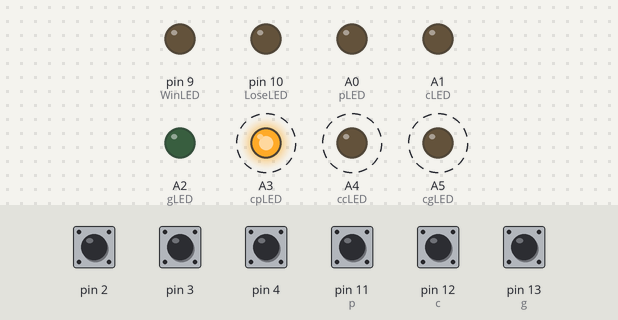
The sketch below on a simulated Arduino Uno, built with avr-gcc and run on an emulated ATmega328P. On the bench: output pins drawn as LEDs (lit = HIGH). Dashed ring = blinking. The test bench sets the inputs (shaded band); at power-on: pin 2–4, pin 11 (p), pin 12 (c), pin 13 (g) HIGH. Random numbers use the default seed unless the sketch sets one; the audio player accepts every command and is not drawn.

Above: at 1.2 s.
1.3 s: pin 11 (p) pulled LOW for 0.15 s
At 3.1 s:
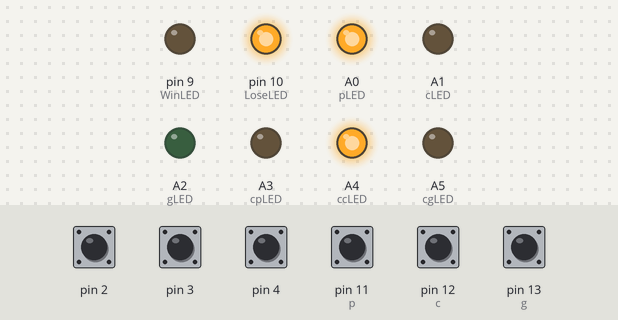
3.8 s: pin 2 pulled LOW for 0.15 s
6.9 s: pin 13 (g) pulled LOW for 0.15 s
At 9.4 s:
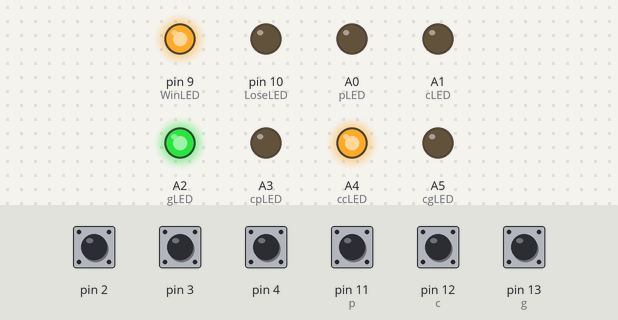
13.4 s: pin 12 (c) pulled LOW for 0.15 s
At 15.3 s:
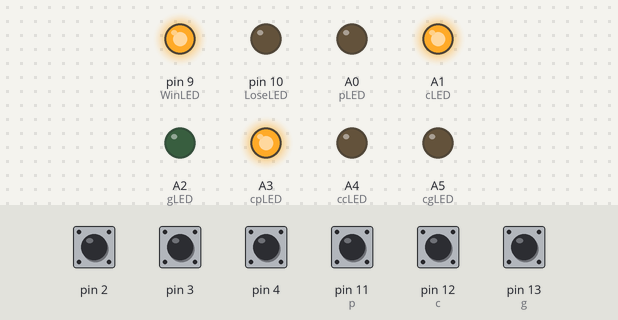
16.0 s: pin 2 driven LOW and pin 11 (p) driven LOW
At 28.5 s:
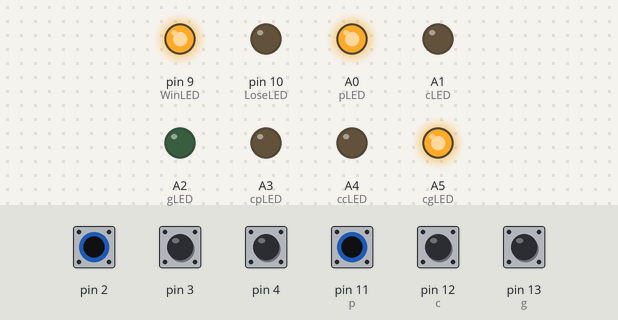
Timing chart, 0 to 28.8 s (numbered marks = the images above; inputs shaded):
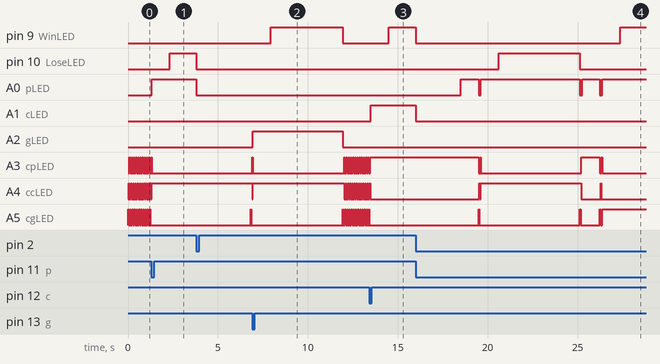

Measured:
- after the input at 1.3 s, pin 10 (LoseLED): LOW → HIGH after 1.0 s; A0 (pLED): LOW → HIGH at once
- after the input at 6.9 s, pin 9 (WinLED): LOW → HIGH after 1.0 s, → LOW 4.0 s later; A2 (gLED): LOW → HIGH at once, → LOW 5.0 s later
- after the input at 13.4 s, pin 9 (WinLED): LOW → HIGH after 1.1 s; A1 (cLED): LOW → HIGH after 0.10 s
- after the input at 16.0 s, pin 10 (LoseLED): LOW → HIGH after 4.6 s, → LOW 4.5 s later; A0 (pLED): goes HIGH 1.0 s, LOW 0.12 s, HIGH 5.5 s, LOW 0.12 s, HIGH 1.0 s, LOW 0.12 s, then HIGH, starting after 2.5 s

The sketch:

janken.ino
```cpp
//ユーザー側宣言
int g = 13; //グースイッチピン宣言
int c = 12; //チョキスイッチピン宣言
int p = 11; //パースイッチピン宣言
int gLED =A2; //グーLEDピン宣言
int cLED =A1; //チョキEDピン宣言
int pLED =A0; //パーLEDピン宣言

//CPU側宣言
int cgLED=A5; //コンピューターグーLEDピン宣言
int ccLED=A4; //コンピューターチョキLEDピン宣言
int cpLED=A3; //コンピューターパーLEDピン宣言

//システム宣言
#include "SoftwareSerial.h" //シリアル通信
#include "DFPlayer_Mini_Mp3.h" //DFPlayer用ライブラリ
int credit=1,wait,chages,playmusic=1;
int WinLED=9; //勝利判定LEDピン宣言
int LoseLED=10; //敗北判定LEDピン宣言

void setup() {
 pinMode(g,INPUT_PULLUP);
 pinMode(c,INPUT_PULLUP);
 pinMode(p,INPUT_PULLUP);
 pinMode(gLED,OUTPUT);
 pinMode(cLED,OUTPUT);
 pinMode(pLED,OUTPUT);
 pinMode(cgLED,OUTPUT);
 pinMode(ccLED,OUTPUT);
 pinMode(cpLED,OUTPUT);
 pinMode(WinLED,OUTPUT);
 pinMode(LoseLED,OUTPUT);
 pinMode(2,INPUT_PULLUP);
 pinMode(3,INPUT_PULLUP);
 pinMode(4,INPUT_PULLUP);//ゲームモード切り替えスイッチ（毎回チャージ必須・無限）

 attachInterrupt(digitalPinToInterrupt(3),reset,FALLING); //リセットボタン（クレジットクリア）
 attachInterrupt(digitalPinToInterrupt(2),chage,FALLING); //クレジットボタン

 Serial.begin (9600);
  mp3_set_serial (Serial);  //set Serial for DFPlayer-mini mp3 module
  mp3_set_volume (20); //0-30　音量

 if (digitalRead(4) == LOW)//ゲームモード判定
  { chages = 1; //１チャージで遊べる回数
   }else{
    credit = 9999; //無限回数
   }
}


void loop() {
  if (wait == 0){
    COMLED(); //CPUのLEDを高速点灯させる waitが１になるまで　
    }

  if(playmusic == 1 &&credit >=1)//「じゃんけん」を言ってない＆creditが１以上
  {
    mp3_play(1); //ファイル１を再生
    playmusic =2; //再生を一回だけ
  }

  if (credit >= 1){ //creditがある時
    if (digitalRead(g) == LOW) { //グーが押された時
      wait =1; //COMLEDを高速点灯させない
      credit = credit-1; //creditを一回使用
      Gu(); //グー処理
      }

    if (digitalRead(c) == LOW ) { //チョキが押された時
      wait =1;
      credit = credit-1;
      Choki();
      }

    if (digitalRead(p) == LOW) { //パーが押された時
      wait =1;
      credit = credit-1;
      Pa();
      }

    }else{ //creditが無くなったら
      wait =1; //高速点灯はしない
      playmusic=1; //「じゃんけん」を言わない
    }
}

void reset(){ //リセットボタン
  wait = 0; //高速点灯処理初期化
  credit =1; //credit初期化
  digitalWrite(gLED,LOW);
  digitalWrite(cLED,LOW);
  digitalWrite(pLED,LOW);
  digitalWrite(WinLED,LOW);
  digitalWrite(LoseLED,LOW);
}

void chage(){ //チャージ処理
  credit = credit+chages; //既存のcreditにChage回加算
  wait = 0; //高速点灯処理初期化
  digitalWrite(gLED,LOW);
  digitalWrite(cLED,LOW);
  digitalWrite(pLED,LOW);
  digitalWrite(WinLED,LOW);
  digitalWrite(LoseLED,LOW);
}

void COMLED(){//高速点灯処理
  digitalWrite(cgLED,HIGH);
  delay(40);
  digitalWrite(cgLED,LOW);
  digitalWrite(ccLED,HIGH);
  delay(40);
  digitalWrite(ccLED,LOW);
  digitalWrite(cpLED,HIGH);
  delay(40);
  digitalWrite(cpLED,LOW);
}

void Gu(){
  mp3_play(2);
  int CPU=random(3); //ランダム生成器
  digitalWrite(gLED,HIGH);//自分の出した手のライトを点灯

  if ( CPU == 0){//グーあいこ
    digitalWrite(cgLED,HIGH);//CPUの手のライトを点灯
    delay(1000);
    mp3_play(3);
    digitalWrite(gLED,LOW);//あいこのため再試合
    digitalWrite(cgLED,LOW);
    credit = credit+1;
    wait =0;
  }
  if (CPU ==1){//チョキ　勝ち
    digitalWrite(ccLED,HIGH);
    win();
  }
  if (CPU ==2){//パー　負け
    digitalWrite(cpLED,HIGH);
    lose();
  }
}

void Choki(){
  mp3_play(2);
  int CPU=random(3); //ランダム生成器
  digitalWrite(cLED,HIGH);//自分の出した手のライトを点灯

  if ( CPU == 0){//グー　負け
    digitalWrite(cgLED,HIGH);//CPUの手のライトを点灯
    lose();
  }
  if (CPU ==1){//チョキ　あいこ
    digitalWrite(ccLED,HIGH);
    delay(1000);
    mp3_play(3);
    digitalWrite(cLED,LOW);//あいこのため再試合
    digitalWrite(ccLED,LOW);
    credit = credit+1;
    wait =0;
  }
  if (CPU ==2){//パー　勝ち
    digitalWrite(cpLED,HIGH);
    win();
  }
}

void Pa(){
  mp3_play(2);
  int CPU=random(3); //ランダム生成器
  digitalWrite(pLED,HIGH);//自分の出した手のライトを点灯

  if ( CPU == 0){//グー　勝ち
    digitalWrite(cgLED,HIGH);//CPUの手のライトを点灯
    win();
  }
  if (CPU ==1){//チョキ　負け
    digitalWrite(ccLED,HIGH);
    lose();
  }
  if (CPU ==2){//パー　あいこ
    digitalWrite(cpLED,HIGH);
    delay(1000);
    mp3_play(3);
    digitalWrite(pLED,LOW);//あいこのため再試合
    digitalWrite(cpLED,LOW);
    credit = credit+1;
    wait =0;
  }
}

void win(){//勝利処理
  delay(1000);
  mp3_play(5);
  digitalWrite(WinLED,HIGH);
  delay(4000);
  wait = 0;
  digitalWrite(gLED,LOW);
  digitalWrite(cLED,LOW);
  digitalWrite(pLED,LOW);
  digitalWrite(WinLED,LOW);
  if(credit >=1){
    playmusic=1;
  }
}

void lose(){
  delay(1000);
  mp3_play(4);
  digitalWrite(LoseLED,HIGH);
  delay(4500);
  wait = 0;
  digitalWrite(gLED,LOW);
  digitalWrite(cLED,LOW);
  digitalWrite(pLED,LOW);
  digitalWrite(LoseLED,LOW);
  if(credit >=1){
    playmusic=1;
  }
}
```
